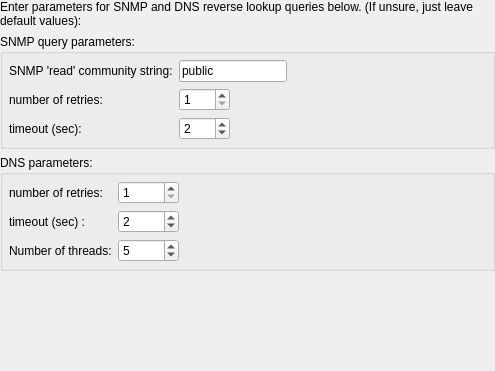
     <widget class="QWidget" name="WizardPage7">
      <layout class="QVBoxLayout">
       <property name="margin">
        <number>0</number>
       </property>
       <item>
        <widget class="QLabel" name="textLabel11">
         <property name="text">
          <string>Enter parameters for SNMP and DNS reverse lookup queries below. (If unsure, just leave default values):</string>
         </property>
         <property name="alignment">
          <set>Qt::AlignVCenter</set>
         </property>
         <property name="wordWrap">
          <bool>true</bool>
         </property>
        </widget>
       </item>
       <item>
        <widget class="QGroupBox" name="buttonGroup5">
         <property name="title">
          <string>SNMP query parameters:</string>
         </property>
         <layout class="QGridLayout">
          <property name="margin">
           <number>6</number>
          </property>
          <item row="0" column="0">
           <widget class="QLabel" name="textLabel12">
            <property name="text">
             <string>SNMP 'read' community string:</string>
            </property>
            <property name="wordWrap">
             <bool>false</bool>
            </property>
           </widget>
          </item>
          <item row="1" column="0">
           <widget class="QLabel" name="textLabel13">
            <property name="text">
             <string>number of retries:</string>
            </property>
            <property name="wordWrap">
             <bool>false</bool>
            </property>
           </widget>
          </item>
          <item row="2" column="0">
           <widget class="QLabel" name="textLabel14">
            <property name="text">
             <string>timeout (sec):</string>
            </property>
            <property name="wordWrap">
             <bool>false</bool>
            </property>
           </widget>
          </item>
          <item row="1" column="1">
           <widget class="QSpinBox" name="snmpretries">
            <property name="minimum">
             <number>1</number>
            </property>
            <property name="value">
             <number>1</number>
            </property>
           </widget>
          </item>
          <item row="2" column="1">
           <widget class="QSpinBox" name="snmptimeout">
            <property name="minimum">
             <number>1</number>
            </property>
            <property name="value">
             <number>2</number>
            </property>
           </widget>
          </item>
          <item row="0" column="1" colspan="2">
           <widget class="QLineEdit" name="snmpcommunity">
            <property name="text">
             <string>public</string>
            </property>
           </widget>
          </item>
          <item row="0" column="3">
           <spacer>
            <property name="orientation">
             <enum>Qt::Horizontal</enum>
            </property>
            <property name="sizeType">
             <enum>QSizePolicy::Expanding</enum>
            </property>
            <property name="sizeHint" stdset="0">
             <size>
              <width>190</width>
              <height>20</height>
             </size>
            </property>
           </spacer>
          </item>
          <item row="1" column="2" colspan="2">
           <spacer>
            <property name="orientation">
             <enum>Qt::Horizontal</enum>
            </property>
            <property name="sizeType">
             <enum>QSizePolicy::Expanding</enum>
            </property>
            <property name="sizeHint" stdset="0">
             <size>
              <width>250</width>
              <height>20</height>
             </size>
            </property>
           </spacer>
          </item>
          <item row="2" column="2" colspan="2">
           <spacer>
            <property name="orientation">
             <enum>Qt::Horizontal</enum>
            </property>
            <property name="sizeType">
             <enum>QSizePolicy::Expanding</enum>
            </property>
            <property name="sizeHint" stdset="0">
             <size>
              <width>250</width>
              <height>20</height>
             </size>
            </property>
           </spacer>
          </item>
         </layout>
        </widget>
       </item>
       <item>
        <widget class="QGroupBox" name="snmpdnsparameters">
         <property name="title">
          <string>DNS parameters:</string>
         </property>
         <layout class="QGridLayout">
          <property name="margin">
           <number>6</number>
          </property>
          <item row="0" column="2">
           <spacer>
            <property name="orientation">
             <enum>Qt::Horizontal</enum>
            </property>
            <property name="sizeType">
             <enum>QSizePolicy::Expanding</enum>
            </property>
            <property name="sizeHint" stdset="0">
             <size>
              <width>300</width>
              <height>20</height>
             </size>
            </property>
           </spacer>
          </item>
          <item row="0" column="0">
           <widget class="QLabel" name="textLabel15">
            <property name="text">
             <string>number of retries:</string>
            </property>
            <property name="wordWrap">
             <bool>false</bool>
            </property>
           </widget>
          </item>
          <item row="1" column="0">
           <widget class="QLabel" name="textLabel16">
            <property name="text">
             <string>timeout (sec) :</string>
            </property>
            <property name="wordWrap">
             <bool>false</bool>
            </property>
           </widget>
          </item>
          <item row="2" column="0">
           <widget class="QLabel" name="textLabel17">
            <property name="text">
             <string>Number of threads:</string>
            </property>
            <property name="wordWrap">
             <bool>false</bool>
            </property>
           </widget>
          </item>
          <item row="0" column="1">
           <widget class="QSpinBox" name="snmpdnsretries">
            <property name="minimum">
             <number>1</number>
            </property>
            <property name="value">
             <number>1</number>
            </property>
           </widget>
          </item>
          <item row="1" column="1">
           <widget class="QSpinBox" name="snmpdnstimeout">
            <property name="minimum">
             <number>1</number>
            </property>
            <property name="maximum">
             <number>10000</number>
            </property>
            <property name="value">
             <number>2</number>
            </property>
           </widget>
          </item>
          <item row="2" column="1">
           <widget class="QSpinBox" name="snmpdnsthreads">
            <property name="minimum">
             <number>1</number>
            </property>
            <property name="value">
             <number>5</number>
            </property>
           </widget>
          </item>
         </layout>
        </widget>
       </item>
       <item>
        <widget class="QLabel" name="snmpcommunity_message">
         <property name="text">
          <string/>
         </property>
         <property name="wordWrap">
          <bool>false</bool>
         </property>
        </widget>
       </item>
       <item>
        <spacer>
         <property name="orientation">
          <enum>Qt::Vertical</enum>
         </property>
         <property name="sizeType">
          <enum>QSizePolicy::Expanding</enum>
         </property>
         <property name="sizeHint" stdset="0">
          <size>
           <width>20</width>
           <height>80</height>
          </size>
         </property>
        </spacer>
       </item>
      </layout>
     </widget>
